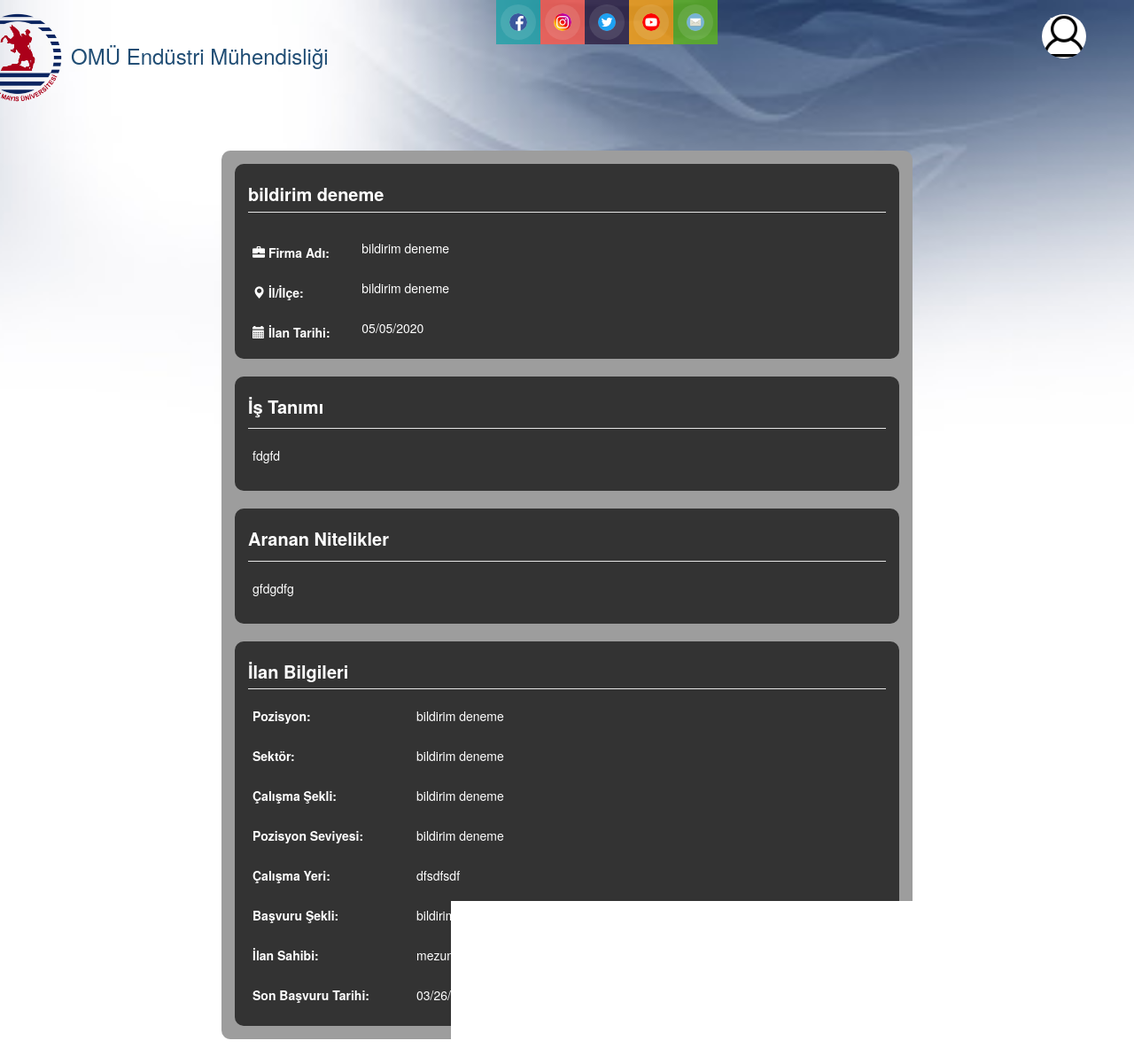
The page /jobs/ilandetay/14/ on the database its author committed.
### jobs/models.py (models this page shows, shortened)
class IsIlaniEkle(models.Model):
    isOzeti = models.CharField(max_length=250, null=False, blank=False)
    firma = models.CharField(max_length=250, null=False, blank=False)
    konum = models.CharField(max_length=250, null=False, blank=False)
    ilanTarihi = models.DateTimeField()
    isTanimi = models.TextField(null=False, blank=False)
    nitelikler = models.TextField(null=False, blank=False)
    sektor = models.CharField(max_length=250, null=False, blank=False)
    pozisyon = models.CharField(max_length=250, null=False, blank=False)
    pozisyonSeviyesi = models.CharField(max_length=250, null=False, blank=False)
    calismaSekli = models.CharField(max_length=250, null=False, blank=False)
    adres = models.TextField(null=False, blank=False)
    basvuruSekli = models.CharField(max_length=250, null=False, blank=False)
    sonBasvuruTarihi = models.DateField()
    ilanSahibi = models.CharField(max_length=250)
    ilanSahibiMail = models.EmailField()

### jobs/views.py (the view)
# urls.py: url(r'^ilandetay/(?P<pk>[0-9]+)/$', isİlaniDetay, name='ilandetay'),
def isİlaniDetay(request, pk):
    ilan = IsIlaniEkle.objects.get(pk=pk)
    return render(request, 'jobs/isilanlaridetay.html', {'ilan' :ilan})

### templates/jobs/isilanlaridetay.html (shortened to what this page needs)
{% extends 'base.html' %}
{% load static %}
{% block head %}
<link rel="stylesheet" href="{% static 'css/haberEtkinlik.css' %}" type="text/css">
{% endblock %}
{% block body %}
<div class="container" style="width: 780px; background-color: #9d9d9d; margin-bottom: 40px; margin-top: 50px;
-webkit-border-radius: 10px; -moz-border-radius: 10px; border-radius: 10px 10px 10px 10px;">
<div class="container"
     style="background-color: #333333; width: 750px; margin-bottom: 20px; margin-top: 15px;
     -webkit-border-radius: 10px; -moz-border-radius: 10px; border-radius: 10px 10px 10px 10px;">
    <legend style="margin-top: 20px; color: white"><b><p style="margin-top: 10px; margin-bottom: 5px; font-size: 20px;">{{ilan.isOzeti}}</p></b></legend>
        <div class="row" style="margin-left: 5px; margin-right: 5px; color: white">
            <form class="form-group row">
            <p>
            <div class="col-sm-2" style="margin-top: 5px;">
                <span class="glyphicon glyphicon-briefcase"></span>
                <label class="col-form-label">Firma Adı:</label>
            </div>
            <div class="col-sm-10">
                {{ilan.firma}}
            </div>
            </p>
        </form>
            <form class="form-group row">
            <div class="col-sm-2" style="margin-top: 5px;">
                <span class="glyphicon glyphicon-map-marker"></span>
                <label class="col-form-label">İl/İlçe:</label>
            </div>
            <div class="col-sm-10">
                {{ilan.konum}}
            </div>
        </form>
            <form class="form-group row">
            <div class="col-sm-2" style="margin-top: 5px;">
                <span class="glyphicon glyphicon-calendar"></span>
                <label class="col-form-label">İlan Tarihi:</label>
            </div>
            <div class="col-sm-10">
                {{ilan.ilanTarihi|date:"SHORT_DATE_FORMAT"}}
            </div>
        </form>
        </div>
</div>
<div class="container"
     style="background-color: #333333; width: 750px; margin-bottom: 20px; margin-top: 20px;
     -webkit-border-radius: 10px; -moz-border-radius: 10px; border-radius: 10px 10px 10px 10px;">
    <legend style="color: white; margin-top: 20px;"><b><p style="margin-top: 10px; font-size: 20px;">İş Tanımı</p></b></legend>
    <div class="row" style="margin-left: 5px; margin-right: 5px; margin-bottom: 20px; color:white;"><p>
        {{ilan.isTanimi}}</p>
    </div>
</div>
<div class="container"
     style="background-color: #333333; width: 750px; margin-bottom: 20px; margin-top: 20px;
     -webkit-border-radius: 10px; -moz-border-radius: 10px; border-radius: 10px 10px 10px 10px;">
    <legend style="color: white; margin-top: 20px;"><b><p style="margin-top: 10px; font-size: 20px;">Aranan Nitelikler</p></b></legend>
    <div class="row" style="margin-left: 5px; margin-right: 5px; margin-bottom: 20px; color: white;"><p>
        {{ilan.nitelikler}}</p>
    </div>
</div>
<div class="container"
     style="background-color: #333333; width: 750px; margin-bottom: 15px; margin-top: 20px;
     -webkit-border-radius: 10px; -moz-border-radius: 10px; border-radius: 10px 10px 10px 10px;">
    <legend style="color: white; margin-top: 20px;"><b><p style="margin-top: 5px; margin-bottom: 5px; font-size: 20px;">İlan Bilgileri</p></b></legend>
    <div class="row" style="margin-left: 5px; margin-right: 5px; color: white">
    <form class="form-group row" style="margin-bottom: 20px;">
        <div class="col-lg-3">
            <label>Pozisyon:</label>
        </div>
        <div class="col-lg-9">
            {{ilan.pozisyon}}
        </div>
    </form>
    <form class="form-group row" style="margin-bottom: 20px;">
        <div class="col-lg-3">
            <label>Sektör:</label>
        </div>
        <div class="col-lg-9">
            {{ilan.sektor}}
        </div>
    </form>
    <form class="form-group row" style="margin-bottom: 20px;">
        <div class="col-lg-3">
            <label>Çalışma Şekli: </label>
        </div>
        <div class="col-lg-9">
            {{ilan.calismaSekli}}
        </div>
    </form>
    <form class="form-group row" style="margin-bottom: 20px;">
        <div class="col-lg-3">
            <label>Pozisyon Seviyesi:</label>
        </div>
        <div class="col-lg-9">
            {{ilan.pozisyonSeviyesi}}
        </div>
    </form>
    <form class="form-group row" style="margin-bottom: 20px;">
        <div class="col-lg-3">
            <label>Çalışma Yeri:</label>
        </div>
        <div class="col-lg-9">
            {{ilan.adres}}
        </div>
    </form>
    <form class="form-group row" style="margin-bottom: 20px;">
        <div class="col-lg-3">
            <label>Başvuru Şekli:</label>
        </div>
        <div class="col-lg-9">
            {{ilan.basvuruSekli}}
        </div>
    </form>
    <form class="form-group row" style="margin-bottom: 20px;">
        <div class="col-lg-3">
            <label>İlan Sahibi:</label>
        </div>
        <div class="col-lg-9">
            {{ilan.ilanSahibi}}
        </div>
    </form>
    <form class="form-group row" style="margin-bottom: 20px;">
        <div class="col-lg-3">
            <label>Son Başvuru Tarihi: </label>
        </div>
        <div class="col-lg-9">
            {{ilan.sonBasvuruTarihi|date:"SHORT_DATE_FORMAT"}}
        </div>
    </form>
</div>
</div>
</div>
{% endblock %}

### static/css/body.css (style rules this page uses)
body { background-image: url('/static/images/arkaplan6.jpeg'); background-repeat: no-repeat; background-position: top center; background-attachment: fixed; background-size: cover; -webkit-background-size: cover; -moz-background-size: cover; -o-background-size: cover; margin: 0; padding: 0; font-family:Arial; }

### rows shown on the page
IsIlaniEkle: isOzeti "bildirim deneme", firma "bildirim deneme", konum "bildirim deneme", ilanTarihi "05/05/2020", isTanimi "fdgfd", nitelikler "gfdgdfg", pozisyon "bildirim deneme", sektor "bildirim deneme", calismaSekli "bildirim deneme", pozisyonSeviyesi "bildirim deneme", adres "dfsdfsdf", basvuruSekli "bildirim deneme", ilanSahibi "mezun mezun", sonBasvuruTarihi "03/26/2020"
